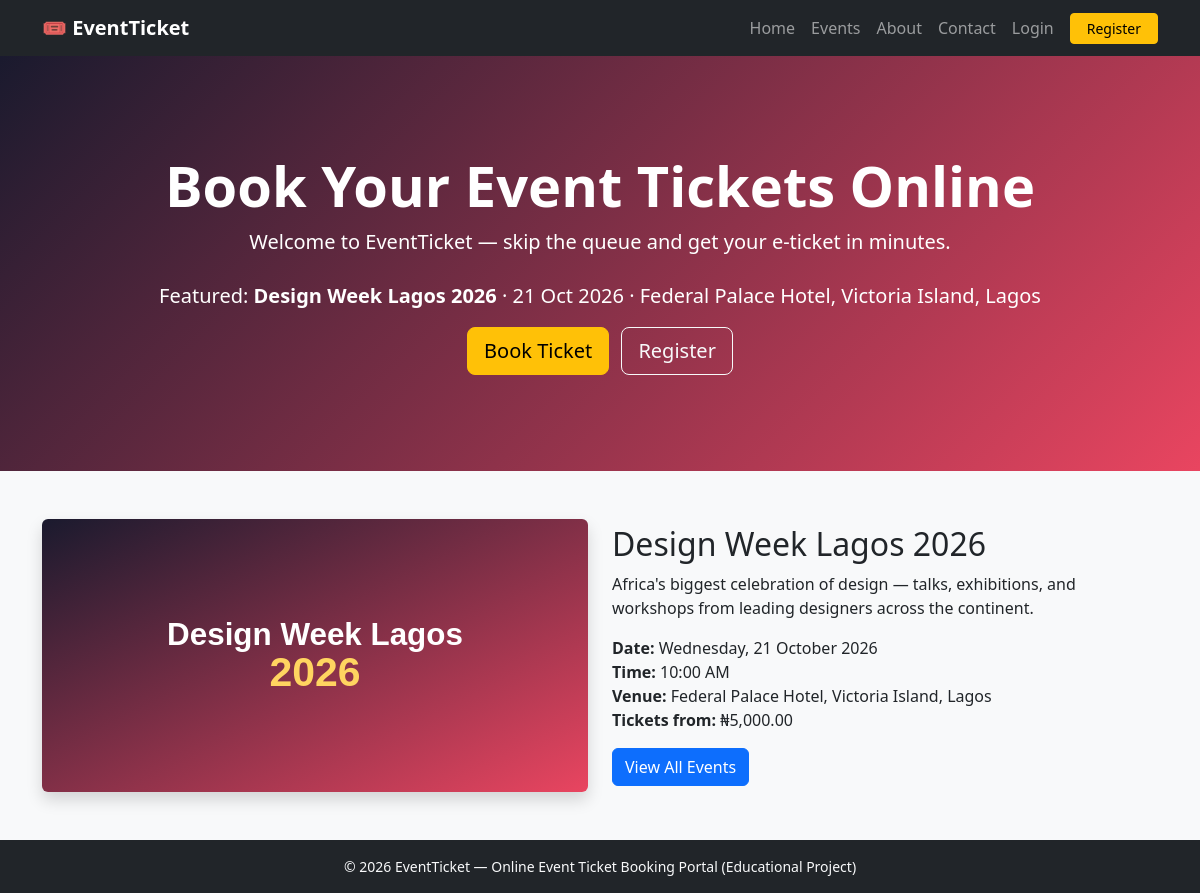
The page / on the database its author committed.
### tables this page shows
CREATE TABLE events (
    id INT AUTO_INCREMENT PRIMARY KEY,
    name VARCHAR(150) NOT NULL,
    description TEXT NOT NULL,
    image VARCHAR(255) NOT NULL DEFAULT '',
    event_date DATE NOT NULL,
    event_time TIME NOT NULL,
    venue VARCHAR(150) NOT NULL,
    regular_price DECIMAL(10,2) NOT NULL,
    vip_price DECIMAL(10,2) NOT NULL,
    vvip_price DECIMAL(10,2) NOT NULL,
    status ENUM('active','inactive') NOT NULL DEFAULT 'active'
);

### config/db.php (called while the page is built, shortened)
<?php
function e($value): string
{
    return htmlspecialchars((string) $value, ENT_QUOTES, 'UTF-8');
}
function naira($amount): string
{
    return '₦' . number_format((float) $amount, 2);
}

### index.php (the view, shortened to what this page needs)
<?php
require_once __DIR__ . '/config/db.php';
$stmt = $pdo->query("SELECT * FROM events WHERE status = 'active' AND event_date >= CURDATE() ORDER BY event_date ASC LIMIT 1");
$featured = $stmt->fetch() ?: null;
require __DIR__ . '/includes/header.php';
?>
<section class="hero text-center">
  <div class="container">
    <h1 class="display-4">Book Your Event Tickets Online</h1>
    <p class="lead mb-4">Welcome to EventTicket — skip the queue and get your e-ticket in minutes.</p>
    <?php if ($featured): ?>
    <p class="fs-5">Featured: <strong><?= e($featured['name']) ?></strong> · <?= e(date('j M Y', strtotime($featured['event_date']))) ?> · <?= e($featured['venue']) ?></p>
    <a class="btn btn-warning btn-lg me-2" href="<?= BASE_URL ?>book.php?event=<?= (int) $featured['id'] ?>">Book Ticket</a>
    <?php endif; ?>
    <a class="btn btn-outline-light btn-lg" href="<?= BASE_URL ?>register.php">Register</a>
  </div>
</section>
<?php if ($featured): ?>
<section class="container my-5">
  <div class="row align-items-center g-4">
    <div class="col-md-6">
      <?php $imagePath = __DIR__ . '/assets/img/' . $featured['image']; ?>
      <?php if ($featured['image'] !== '' && is_file($imagePath)): ?>
      <img src="<?= BASE_URL ?>assets/img/<?= e($featured['image']) ?>" alt="<?= e($featured['name']) ?>" class="img-fluid rounded shadow">
      <?php else: ?>
      <div class="d-flex align-items-center justify-content-center bg-secondary text-white rounded shadow" style="height:300px"><?= e($featured['name']) ?></div>
      <?php endif; ?>
    </div>
    <div class="col-md-6">
      <h2><?= e($featured['name']) ?></h2>
      <p><?= e($featured['description']) ?></p>
      <ul class="list-unstyled">
        <li><strong>Date:</strong> <?= e(date('l, j F Y', strtotime($featured['event_date']))) ?></li>
        <li><strong>Time:</strong> <?= e(date('g:i A', strtotime($featured['event_time']))) ?></li>
        <li><strong>Venue:</strong> <?= e($featured['venue']) ?></li>
        <li><strong>Tickets from:</strong> <?= naira($featured['regular_price']) ?></li>
      </ul>
      <a class="btn btn-primary" href="<?= BASE_URL ?>events.php">View All Events</a>
    </div>
  </div>
</section>
<?php endif; ?>
<?php require __DIR__ . '/includes/footer.php'; ?>

### assets/css/style.css (style rules this page uses)
.hero { background: linear-gradient(135deg, #1a1a2e 0%, #e94560 100%); color: #fff; padding: 6rem 0; }
.hero .display-4 { font-weight: 700; }

### rows shown on the page
events: name "Design Week Lagos 2026", event_date "21 Oct 2026", venue "Federal Palace Hotel, Victoria Island, Lagos", image (picture), description "Africa's biggest celebration of design — talks, exhibitions, and workshops from leading designers across the continent.", event_date "Wednesday, 21 October 2026", event_time "10:00 AM", regular_price "₦5,000.00"
